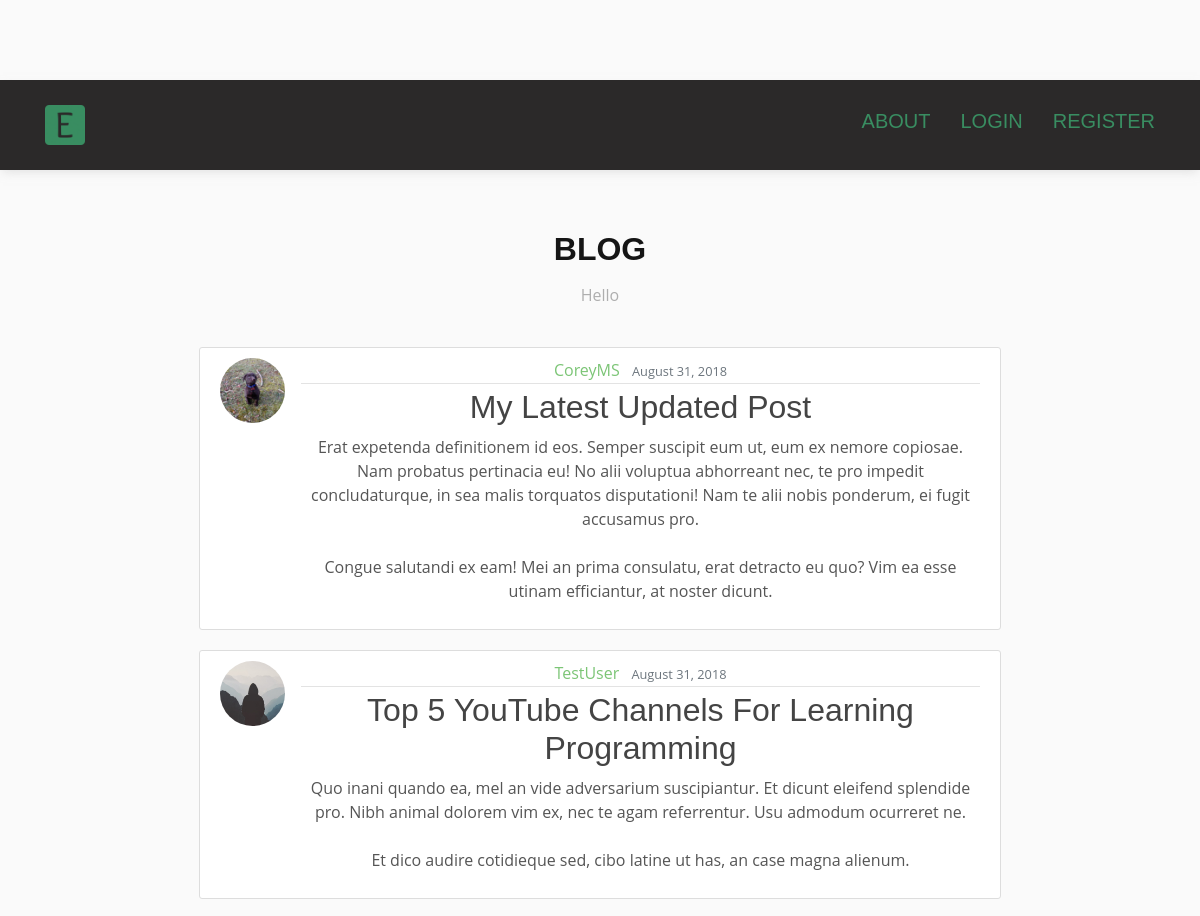
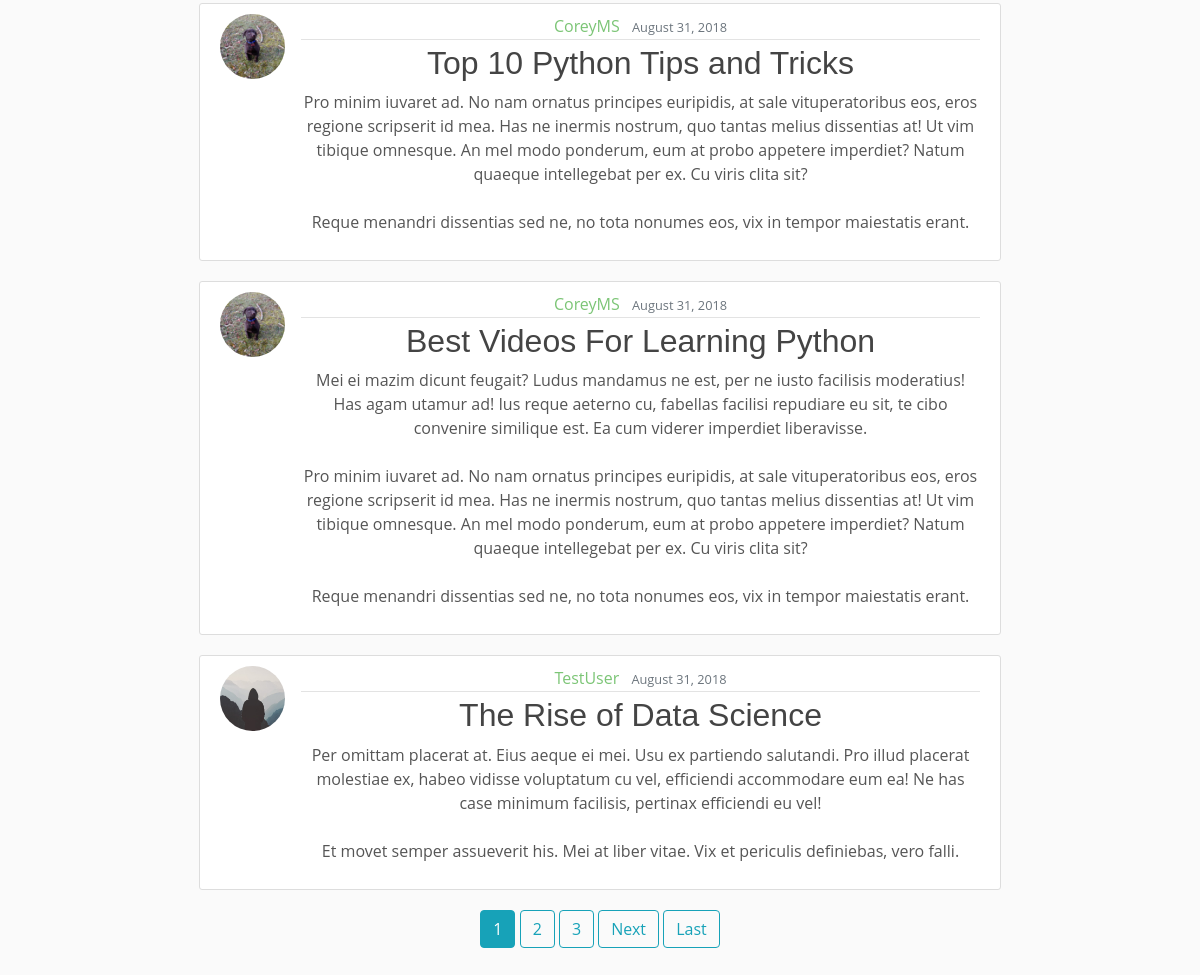
The page / on the database its author committed (2 pictures, top to bottom).
### blog/models.py (models this page shows, shortened)
class Post(models.Model):
    title = models.CharField(max_length=100)
    content = models.TextField()
    date_posted = models.DateTimeField(default=timezone.now)
    author = models.ForeignKey(User, on_delete=models.CASCADE)

### users/models.py (models this page shows, shortened)
class Profile(models.Model):
    user = models.OneToOneField(User, on_delete=models.CASCADE)
    image = models.ImageField(default='default.jpg', upload_to='profile_pics')

### blog/views.py (the view)
# urls.py: path('', PostListView.as_view(), name='blog-home'),
class PostListView(ListView):
    model = Post
    template_name = 'blog/home.html'  # <app>/<model>_<viewtype>.html
    context_object_name = 'posts'
    ordering = ['-date_posted']
    paginate_by = 5

### blog/templates/blog/home.html (shortened to what this page needs)
{% extends "blog/base.html" %}
{% block content %}
    {% for post in posts %}
        <article class="media content-section">
          <img class="rounded-circle article-img" src="{{ post.author.profile.image.url }}">
          <div class="media-body">
            <div class="article-metadata">
              <a class="mr-2" href="{% url 'user-posts' post.author.username %}">{{ post.author }}</a>
              <small class="text-muted">{{ post.date_posted|date:"F d, Y" }}</small>
            </div>
            <h2><a class="article-title" href="{% url 'post-detail' post.id %}">{{ post.title }}</a></h2>
            <p class="article-content">{{ post.content }}</p>
          </div>
        </article>
    {% endfor %}
    {% if is_paginated %}
      {% for num in page_obj.paginator.page_range %}
        {% if page_obj.number == num %}
          <a class="btn btn-info mb-4" href="?page={{ num }}">{{ num }}</a>
        {% elif num > page_obj.number|add:'-3' and num < page_obj.number|add:'3' %}
          <a class="btn btn-outline-info mb-4" href="?page={{ num }}">{{ num }}</a>
        {% endif %}
      {% endfor %}
      {% if page_obj.has_next %}
        <a class="btn btn-outline-info mb-4" href="?page={{ page_obj.next_page_number }}">Next</a>
        <a class="btn btn-outline-info mb-4" href="?page={{ page_obj.paginator.num_pages }}">Last</a>
      {% endif %}
    {% endif %}
{% endblock content %}

### blog/templates/blog/base.html (shortened to what this page needs)
{% load static %}
<!DOCTYPE html>
<html>
<head>
    <link rel="stylesheet" href="https://maxcdn.bootstrapcdn.com/bootstrap/4.0.0/css/bootstrap.min.css">
    <link rel="stylesheet" type="text/css" href="{% static 'blog/main.css' %}">
    <link rel="stylesheet" type="text/css" href="{% static 'blog/style.css' %}">
</head>
<body>
  <header id="header" class="d-flex align-items-center" style="background-color:rgb(43, 41, 41);padding: 20px;">
    <div class="container d-flex align-items-center justify-content-between">
      <div class="logo">
        <a href="{% url 'blog-home' %}"><img src="{% static 'blog/img/favicon1.png' %}" alt="" class="img-fluid"></a>
      </div>
      <nav id="navbar" class="navbar">
      <ul >
          {% if user.is_authenticated %}
          <li ><a class="nav-link" href="{% url 'blog-home' %}"><h5 style="color:rgb(57, 141, 97);">Home</h5></a></li>
          <li><a class="nav-link" href="{% url 'post-create' %}"><h5 style="color:rgb(57, 141, 97);">New Post</h5></a></li>
          <li><a class="nav-link" href="{% url 'profile' %}"><h5 style="color:rgb(57, 141, 97);">Profile</h5></a></li>
          <li><a class="nav-link" href="{% url 'logout' %}"><h5 style="color:rgb(57, 141, 97);">Logout</h5></a></li>
        {% else %}
<li><a class="nav-item nav-link" href="{% url 'blog-about' %}"><h5 style="color:rgb(57, 141, 97);">About</h5></a></li>
          <li><a class="nav-link scrollto" href="{% url 'login' %}"><h5 style="color:rgb(57, 141, 97);">Login</h5></a></li>
          <li><a class="nav-link scrollto" href="{% url 'register' %}"><h5 style="color:rgb(57, 141, 97);">Register</h5></a></li>
        {% endif %}
      </ul>
      </nav>
    </div>
  </header>
  <section id="about" class="about">
    <div class="container">
      <div class="section-title" data-aos="fade-up">
        <h2>Blog</h2>
        <p>Hello <p style="text-transform: uppercase;">{{ user.username }}</p></p>
      </div>
      <div  align="center">
        <div class="col-lg-9">
          {% block content %}{% endblock %}
        </div>
      </div>
    </div>
  </section>
</body>
</html>

### blog/static/blog/main.css (style rules this page uses)
body { background: #fafafa; color: #333333; margin-top: 5rem; }
h1, h2, h3, h4, h5, h6 { color: #444444; }
ul { margin: 0; }
.content-section { background: #ffffff; padding: 10px 20px; border: 1px solid #dddddd; border-radius: 3px; margin-bottom: 20px; }
.article-title { color: #444444; }
.article-content { white-space: pre-line; }
.article-img { height: 65px; width: 65px; margin-right: 16px; }
.article-metadata { padding-bottom: 1px; margin-bottom: 4px; border-bottom: 1px solid #e3e3e3 }

### blog/static/blog/style.css (style rules this page uses)
body { font-family: "Open Sans", sans-serif; color: #555555; }
a { text-decoration: none; color: #7cc576; }
h1, h2, h3, h4, h5, h6 { font-family: "Montserrat", sans-serif; }
#header { height: 90px; transition: all 0.5s; z-index: 997; transition: all 0.5s; background: #fff; box-shadow: 0 4px 10px -3px rgba(191, 191, 191, 0.5); }
#header .logo img { padding: 0; margin: 0; max-height: 40px; }
.navbar { padding: 0; }
.navbar ul { margin: 0; padding: 0; display: flex; list-style: none; align-items: center; }
.navbar li { position: relative; }
.navbar a, .navbar a:focus { display: flex; align-items: center; justify-content: space-between; padding: 10px 0 10px 30px; font-size: 15px; color: #151515; text-transform: uppercase; white-space: nowrap; transition: 0.3s; }
section { padding: 60px 0; overflow: hidden; }
.section-title { text-align: center; padding-bottom: 40px; }
.section-title h2 { font-size: 32px; font-weight: bold; text-transform: uppercase; margin-bottom: 15px; padding-bottom: 0; color: #151515; }
.section-title p { margin-bottom: 0; color: #aeaeae; }

### rows shown on the page
Post: author.profile.image (picture), author "CoreyMS", date_posted "August 31, 2018", title "My Latest Updated Post", content "Erat expetenda definitionem id eos. Semper suscipit eum ut, eum ex nemore copiosae. Nam probatus pertinacia eu! No alii voluptua abhorreant nec, te pro impedit concludaturque, in sea malis torquatos disputationi! Nam te alii nobis ponderum, ei fugit accusamus pro. Congue salutandi ex eam! Mei an prima consulatu, erat detracto eu quo? Vim ea esse utinam efficiantur, at noster dicunt."
Post: author.profile.image (placeholder picture), author "TestUser", date_posted "August 31, 2018", title "Top 5 YouTube Channels For Learning Programming", content "Quo inani quando ea, mel an vide adversarium suscipiantur. Et dicunt eleifend splendide pro. Nibh animal dolorem vim ex, nec te agam referrentur. Usu admodum ocurreret ne. Et dico audire cotidieque sed, cibo latine ut has, an case magna alienum."
Post: author.profile.image (picture), author "CoreyMS", date_posted "August 31, 2018", title "Top 10 Python Tips and Tricks", content "Pro minim iuvaret ad. No nam ornatus principes euripidis, at sale vituperatoribus eos, eros regione scripserit id mea. Has ne inermis nostrum, quo tantas melius dissentias at! Ut vim tibique omnesque. An mel modo ponderum, eum at probo appetere imperdiet? Natum quaeque intellegebat per ex. Cu viris clita sit? Reque menandri dissentias sed ne, no tota nonumes eos, vix in tempor maiestatis erant."
Post: author.profile.image (picture), author "CoreyMS", date_posted "August 31, 2018", title "Best Videos For Learning Python", content "Mei ei mazim dicunt feugait? Ludus mandamus ne est, per ne iusto facilisis moderatius! Has agam utamur ad! Ius reque aeterno cu, fabellas facilisi repudiare eu sit, te cibo convenire similique est. Ea cum viderer imperdiet liberavisse. Pro minim iuvaret ad. No nam ornatus principes euripidis, at sale vituperatoribus eos, eros regione scripserit id mea. Has ne inermis nostrum, quo tantas melius dissentias at! Ut vim tibique omnesque. An mel modo ponderum, eum at probo appetere imperdiet? Natum quaeque intellegebat per ex. Cu viris clita sit? Reque menandri dissentias sed ne, no tota nonumes eos, vix in tempor maiestatis erant."
Post: author.profile.image (placeholder picture), author "TestUser", date_posted "August 31, 2018", title "The Rise of Data Science", content "Per omittam placerat at. Eius aeque ei mei. Usu ex partiendo salutandi. Pro illud placerat molestiae ex, habeo vidisse voluptatum cu vel, efficiendi accommodare eum ea! Ne has case minimum facilisis, pertinax efficiendi eu vel! Et movet semper assueverit his. Mei at liber vitae. Vix et periculis definiebas, vero falli."

### other values the page prints
{{ num }} "1"
{{ num }} "2" "3"
